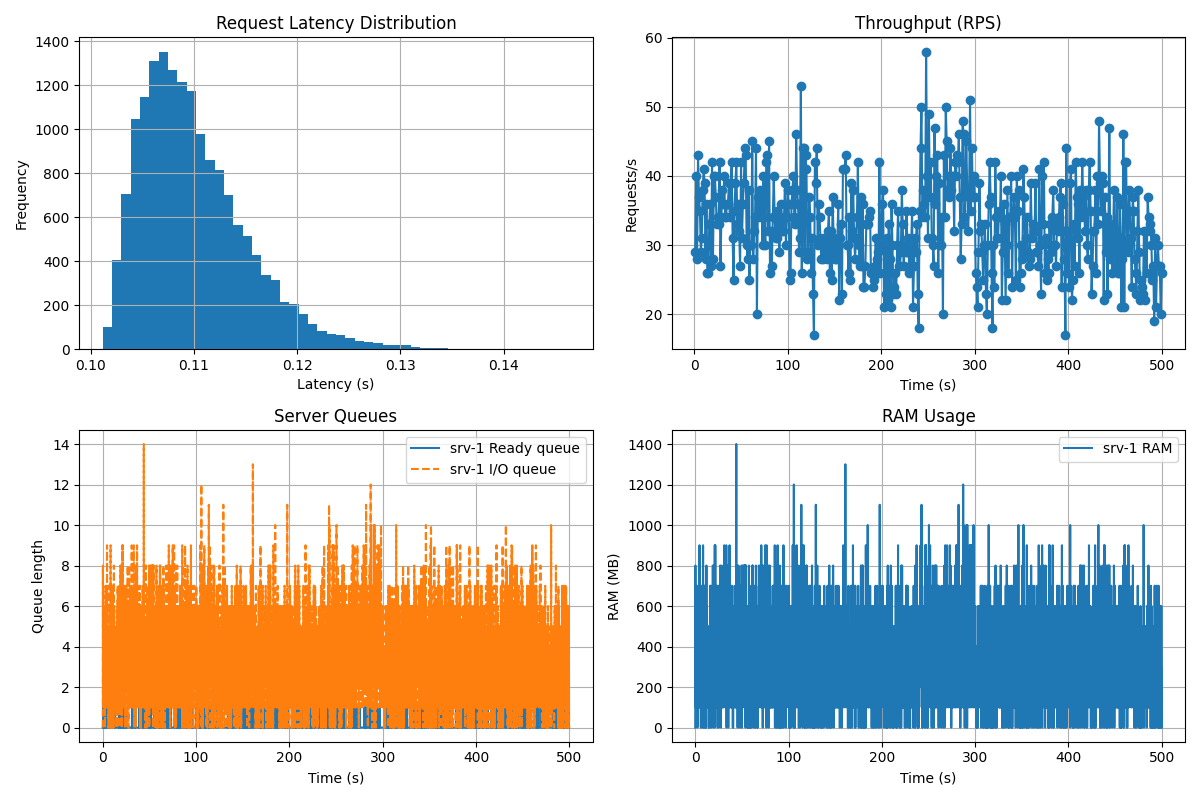

Generate this figure with Python:
#!/usr/bin/env python3
"""
Didactic example: build and run a AsyncFlow scenario **without** YAML,
using the 'builder' (AsyncFlow) to assemble the SimulationPayload.

Scenario reproduced (same as the previous YAML):
    generator ──edge──> client ──edge──> server ──edge──> client

Load:
    ~100 active users, 20 req/min each.

Server:
    1 CPU core, 2GB RAM, endpoint with steps:
        CPU(1ms) → RAM(100MB) → IO(100ms)

Network:
    3ms mean (exponential) latency on each edge.

What this script does:
  1) Build Pydantic models (generator, client, server, edges, settings).
  2) Compose the final SimulationPayload via AsyncFlow (builder pattern).
  3) Run the simulation with SimulationRunner.
  4) Print latency stats, throughput timeline, and a sampled-metrics preview.
  5) (Optional) Visualize the topology with Matplotlib.

Run:
    python run_with_builder.py
"""

from __future__ import annotations

from pathlib import Path
from typing import Iterable, List, Mapping

import numpy as np
import simpy

# ── AsyncFlow domain imports ───────────────────────────────────────────────────
from asyncflow.builder.asyncflow_builder import AsyncFlow
from asyncflow.runtime.simulation_runner import SimulationRunner
from asyncflow.metrics.analyzer import ResultsAnalyzer
from asyncflow.schemas.payload import SimulationPayload
from asyncflow.schemas.workload.rqs_generator import RqsGenerator
from asyncflow.schemas.settings.simulation import SimulationSettings
from asyncflow.schemas.topology.endpoint import Endpoint
from asyncflow.schemas.topology.nodes import (
    Client,
    Server,
)
from asyncflow.schemas.topology.edges import Edge

from asyncflow.config.constants import LatencyKey, SampledMetricName


# ─────────────────────────────────────────────────────────────
# Pretty printers (compact, readable output)
# ─────────────────────────────────────────────────────────────
def print_latency_stats(res: ResultsAnalyzer) -> None:
    """Print latency statistics calculated by the analyzer."""
    stats: Mapping[LatencyKey, float] = res.get_latency_stats()
    print("\n════════ LATENCY STATS ════════")
    if not stats:
        print("(empty)")
        return

    order: List[LatencyKey] = [
        LatencyKey.TOTAL_REQUESTS,
        LatencyKey.MEAN,
        LatencyKey.MEDIAN,
        LatencyKey.STD_DEV,
        LatencyKey.P95,
        LatencyKey.P99,
        LatencyKey.MIN,
        LatencyKey.MAX,
    ]
    for key in order:
        if key in stats:
            print(f"{key.name:<20} = {stats[key]:.6f}")


def print_throughput(res: ResultsAnalyzer) -> None:
    """Print the 1-second throughput buckets."""
    timestamps, rps = res.get_throughput_series()
    print("\n════════ THROUGHPUT (req/sec) ════════")
    if not timestamps:
        print("(empty)")
        return

    for t, rate in zip(timestamps, rps):
        print(f"t={t:4.1f}s → {rate:6.2f} rps")


def print_sampled_preview(res: ResultsAnalyzer) -> None:
    """
    Print a small preview for each sampled metric series (first 5 values).
    This helps verify that sampler pipelines are running.
    """
    sampled = res.get_sampled_metrics()
    print("\n════════ SAMPLED METRICS (preview) ════════")
    if not sampled:
        print("(empty)")
        return

    for metric, series in sampled.items():
        metric_name = (
            metric.name if isinstance(metric, SampledMetricName) else str(metric)
        )
        print(f"\n📈 {metric_name}:")
        for entity, vals in series.items():
            head = list(vals[:5]) if vals else []
            print(f"  - {entity}: len={len(vals)}, first={head}")


# ─────────────────────────────────────────────────────────────
# Tiny helpers for sanity checks (optional)
# ─────────────────────────────────────────────────────────────
def _mean(series: Iterable[float]) -> float:
    """Numerically stable mean for a generic float iterable."""
    arr = np.asarray(list(series), dtype=float)
    return float(np.mean(arr)) if arr.size else 0.0


def run_sanity_checks(
    runner: SimulationRunner,
    res: ResultsAnalyzer,
) -> None:
    """
    Back-of-the-envelope checks to compare rough expectations vs observations.
    These are intentionally simplistic approximations.
    """
    print("\n════════ SANITY CHECKS (rough) ════════")
    w = runner.simulation_input.rqs_input
    lam_rps = (
        float(w.avg_active_users.mean)
        * float(w.avg_request_per_minute_per_user.mean)
        / 60.0
    )

    # Observed throughput
    _, rps_series = res.get_throughput_series()
    rps_observed = _mean(rps_series)
    print(f"• Mean throughput (rps)  expected≈{lam_rps:.3f}  "
          f"observed={rps_observed:.3f}")

    # A few sampled signals (RAM, queues) just to show they are populated.
    sampled = res.get_sampled_metrics()
    ram_series = sampled.get(SampledMetricName.RAM_IN_USE, {})
    ioq_series = sampled.get(SampledMetricName.EVENT_LOOP_IO_SLEEP, {})
    ready_series = sampled.get(SampledMetricName.READY_QUEUE_LEN, {})

    ram_mean = _mean([_mean(v) for v in ram_series.values()]) if ram_series else 0.0
    ioq_mean = _mean([_mean(v) for v in ioq_series.values()]) if ioq_series else 0.0
    ready_mean = (
        _mean([_mean(v) for v in ready_series.values()]) if ready_series else 0.0
    )

    print(f"• Mean RAM in use (MB)    observed={ram_mean:.3f}")
    print(f"• Mean I/O queue length   observed={ioq_mean:.3f}")
    print(f"• Mean ready queue length observed={ready_mean:.3f}")


# ─────────────────────────────────────────────────────────────
# Build the same scenario via AsyncFlow (builder)
# ─────────────────────────────────────────────────────────────
def build_payload_with_builder() -> SimulationPayload:
    """
    Construct the SimulationPayload programmatically using the builder.

    This mirrors the YAML:
      - Generator (100 users, 20 rpm each)
      - Client
      - One server with a single endpoint (CPU → RAM → IO)
      - Three edges with exponential latency (3ms mean)
      - Simulation settings: 500s total, sample period 50ms
    """
    # 1) Request generator
    generator = RqsGenerator(
        id="rqs-1",
        avg_active_users={"mean": 100},
        avg_request_per_minute_per_user={"mean": 20},
        user_sampling_window=60,
    )

    # 2) Client
    client = Client(id="client-1")

    # 3) Server (1 CPU core, 2GB RAM) with one endpoint and three steps
    #    We let Pydantic coerce nested dicts for the endpoint steps.
    endpoint = Endpoint(
        endpoint_name="ep-1",
        probability=1.0,
        steps=[
            {"kind": "initial_parsing", "step_operation": {"cpu_time": 0.001}},
            {"kind": "ram", "step_operation": {"necessary_ram": 100}},
            {"kind": "io_wait", "step_operation": {"io_waiting_time": 0.1}},
        ],
    )

    server = Server(
        id="srv-1",
        server_resources={"cpu_cores": 1, "ram_mb": 2048},
        endpoints=[endpoint],
    )

    # 4) Edges: exponential latency with 3ms mean (same as YAML)
    e_gen_client = Edge(
        id="gen-to-client",
        source="rqs-1",
        target="client-1",
        latency={"mean": 0.003, "distribution": "exponential"},
    )
    e_client_server = Edge(
        id="client-to-server",
        source="client-1",
        target="srv-1",
        latency={"mean": 0.003, "distribution": "exponential"},
    )
    e_server_client = Edge(
        id="server-to-client",
        source="srv-1",
        target="client-1",
        latency={"mean": 0.003, "distribution": "exponential"},
    )

    # 5) Simulation settings
    settings = SimulationSettings(
        total_simulation_time=500,
        sample_period_s=0.05,
        enabled_sample_metrics=[
            "ready_queue_len",
            "event_loop_io_sleep",
            "ram_in_use",
            "edge_concurrent_connection",
        ],
        enabled_event_metrics=["rqs_clock"],
    )

    # 6) Assemble the payload via the builder (AsyncFlow).
    #    The builder will validate the final structure on build.
    flow = (
        AsyncFlow()
        .add_generator(generator)
        .add_client(client)
        .add_servers(server)
        .add_edges(e_gen_client, e_client_server, e_server_client)
        .add_simulation_settings(settings)
    )

    return flow.build_payload()


# ─────────────────────────────────────────────────────────────
# Main entry-point
# ─────────────────────────────────────────────────────────────
def main() -> None:
    """
    Build → wire → run the simulation, then print diagnostics.
    Mirrors run_from_yaml.py but uses the builder to construct the input.
    Also saves a 2x2 plot figure (latency, throughput, server queues, RAM).
    """
    env = simpy.Environment()
    payload = build_payload_with_builder()

    runner = SimulationRunner(env=env, simulation_input=payload)
    results: ResultsAnalyzer = runner.run()

    # Human-friendly diagnostics
    print_latency_stats(results)
    print_throughput(results)
    print_sampled_preview(results)

    # Optional sanity checks (very rough)
    run_sanity_checks(runner, results)

    # Save plots (2x2 figure), same layout as in the YAML-based example
    try:
        from matplotlib import pyplot as plt  # noqa: PLC0415

        fig, axes = plt.subplots(2, 2, figsize=(12, 8))
        results.plot_latency_distribution(axes[0, 0])
        results.plot_throughput(axes[0, 1])
        results.plot_server_queues(axes[1, 0])
        results.plot_ram_usage(axes[1, 1])
        fig.tight_layout()

        out_path = Path(__file__).parent / "single_server.png"
        fig.savefig(out_path)
        print(f"\n🖼️  Plots saved to: {out_path}")
    except Exception as exc:  # Matplotlib not installed or plotting failed
        print(f"\n[plotting skipped] {exc!r}")
        
if __name__ == "__main__":
    main()